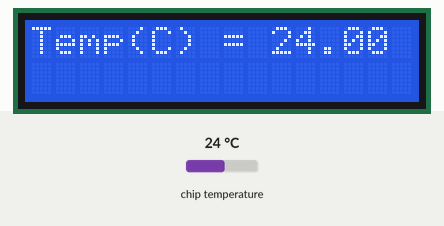
Simulated run of this program. Board: Raspberry Pi Pico running CircuitPython. Parts: 16×2 character LCD. The test bench sets the inputs (shaded band); at power-on: chip temperature 24 °C. Library files of the repository ran but are not shown: lcd.py, i2c_pcf8574_interface.py.

Above: at 1.2 s.
1.3 s: chip temperature set to 1 °C
At 3.1 s:
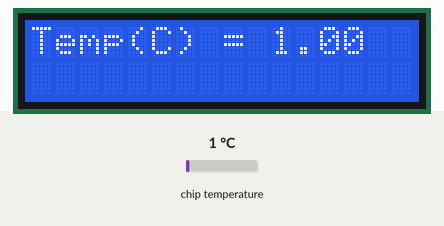
7.4 s: chip temperature set to 11 °C
At 9.0 s:
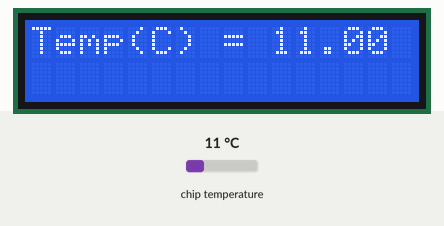
11.8 s: chip temperature set to 22 °C
At 13.5 s:
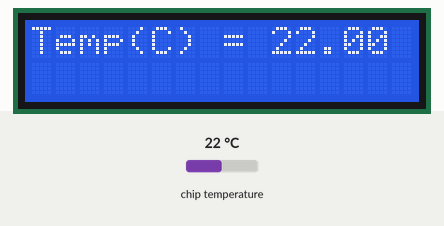
Timing chart, 0 to 15.0 s (numbered marks = the images above; inputs shaded):
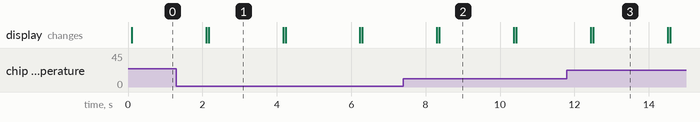

Measured:
- after the input at 1.3 s, the display: first differs from a run without the input after 0.87 s (image 1)
- after the input at 7.4 s, the display: first differs from a run without the input after 0.97 s (image 2)
- after the input at 11.8 s, the display: first differs from a run without the input after 0.71 s (image 3)
- what the display in image 1 shows lasts 2.0 s, from 2.2 s to 4.2 s

The program:

07_serialLCD_inttempsensor.py
```python
'''
Example for Pi Pico W, I2C LCD and Internal Temperature Sensor
References:
  [1] https://github.com/Guitarman9119/Raspberry-Pi-Pico-/tree/main/I2C%2016x2%20LCD%20Circuit%20Python

Additional Library:
- lcd.py from [1]
- i2c_pcf8574_interface.py from [1]
'''
import board
import time
import busio
import digitalio
import microcontroller
# Needs these 2 libraries from Guitarman9119 Github
# Upload it to the 'Lib'
import lcd
import i2c_pcf8574_interface

i2c = busio.I2C(scl=board.GP5, sda=board.GP4)
address = 0x27
i2c = i2c_pcf8574_interface.I2CPCF8574Interface(i2c, address)
display = lcd.LCD(i2c, num_rows=2, num_cols=16)
display.set_backlight(True)
display.set_display_enabled(True)

while True:
    data = microcontroller.cpu.temperature
    display.clear()
    display.set_cursor_pos(0, 0)
    display.print("Temp(C) = {:0.2f}".format(data))
    time.sleep(2)
```
